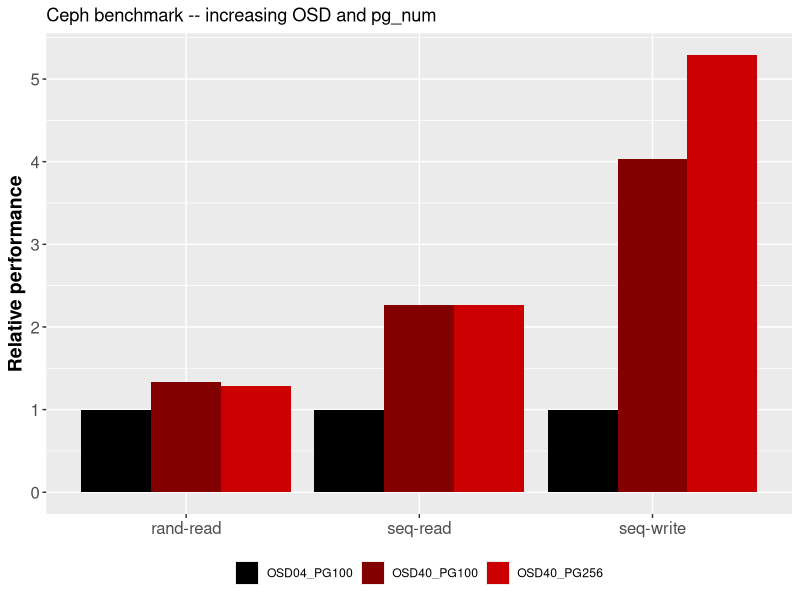

R code for this plot:
library(ggplot2)
library(scales)
ceph <- read.csv("ospd_ceph_bench_20150813.csv", header=TRUE)

png(file="ceph_perf.png", width=440)
ggplot(data=ceph, aes(x=factor(Test), y=(Relative.Performance), fill=(OSD.pg_num))) +
  geom_bar(stat="identity", position=position_dodge()) +
  scale_fill_manual(values=c("#000000", "#820000", "#CC0000")) +
  scale_y_continuous(breaks=pretty_breaks(n=8)) +
  ylab("Relative performance") + 
  ggtitle("Ceph benchmark -- increasing OSD and pg_num") +
  theme(axis.title.x=element_blank()) +
  theme(axis.text=element_text(size=12), axis.title=element_text(size=14,face="bold")) +
  theme(legend.position="bottom",legend.direction="horizontal", legend.title = element_blank())
dev.off()
